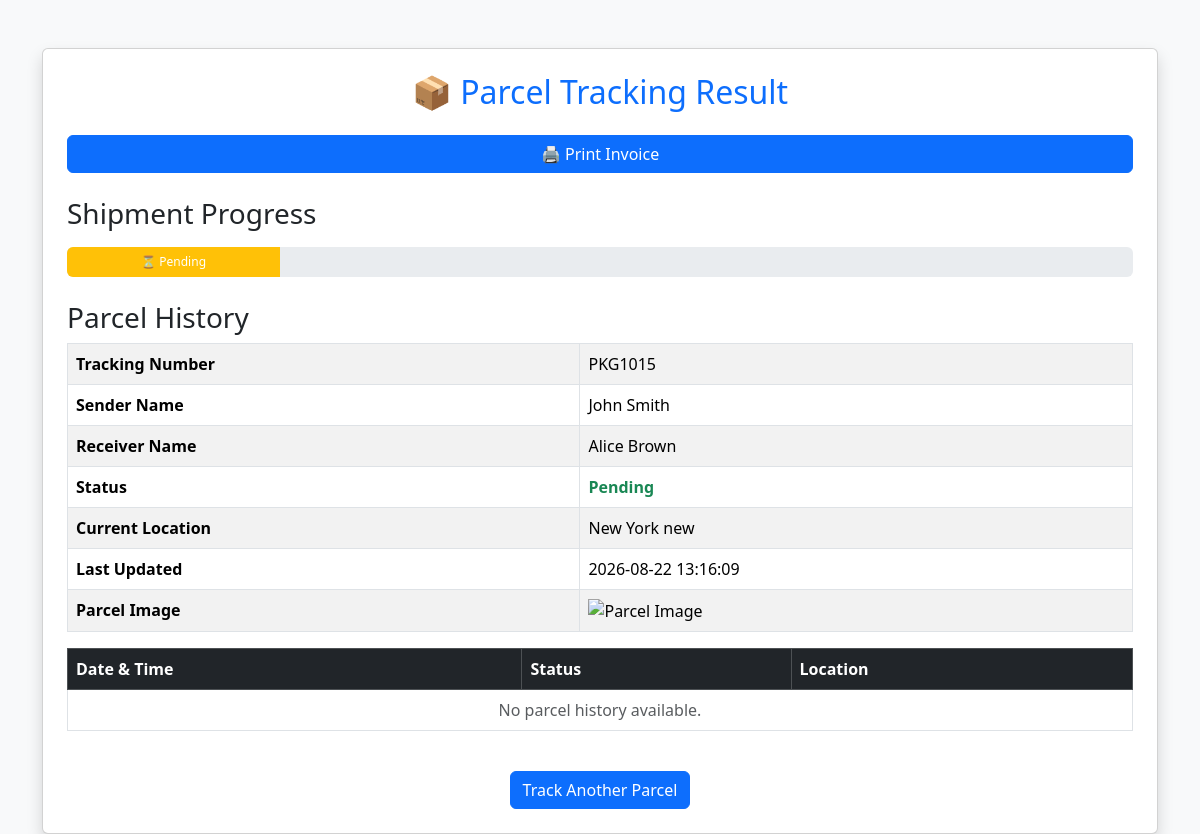
Screenshot of /track/18 with the database file from the repository.
### tables this page shows
CREATE TABLE parcels (
        id INTEGER PRIMARY KEY AUTOINCREMENT,
        tracking_number TEXT UNIQUE NOT NULL,
        sender_name TEXT,
        receiver_name TEXT,
        status TEXT,
        location TEXT,
        updated_at TEXT
    , receiver_email TEXT, parcel_image TEXT);

### app.py (the view)
@app.route("/track/<int:parcel_id>")
def track_parcel(parcel_id):
    conn = sqlite3.connect("database/parcels.db")
    conn.row_factory = sqlite3.Row
    cursor = conn.cursor()
    cursor.execute(
        "SELECT * FROM parcels WHERE id=?",
        (parcel_id,)
    )
    parcel = cursor.fetchone()
    conn.close()
    if not parcel:
        return render_template(
            "index.html",
            message="Tracking number not found."
        )
    return render_template(
        "result.html",
        parcel=parcel
    )

### templates/result.html (shortened to what this page needs)
<!DOCTYPE html>
<html lang="en">
<head>
    <link rel="stylesheet" href="https://cdn.jsdelivr.net/npm/bootstrap@5.3.3/dist/css/bootstrap.min.css">
</head>
<body class="bg-light">
    <div class="container mt-5">
        <div class="card shadow p-4">
            <h2 class="text-center text-primary mb-4">
                📦 Parcel Tracking Result
            </h2>
            <table class="table table-bordered table-striped">
                <tr>
                    <th>Tracking Number</th>
                    <td>{{ parcel[1] }}</td>
                </tr>
                <tr>
                    <th>Sender Name</th>
                    <td>{{ parcel[2] }}</td>
                </tr>
                <tr>
                    <th>Receiver Name</th>
                    <td>{{ parcel[3] }}</td>
                </tr>
                <tr>
                    <th>Status</th>
                    <td class="text-success fw-bold">{{ parcel[4] }}</td>
                </tr>
                <tr>
                    <th>Current Location</th>
                    <td>{{ parcel[5] }}</td>
                </tr>
                <tr>
                    <th>Last Updated</th>
                    <td>{{ parcel[6] }}</td>
                </tr>
                <tr>
                    <th>Parcel Image</th>
                    <td>
                        {% if parcel["parcel_image"] %}
                            <img src="{{ url_for('static', filename='uploads/' ~ parcel["parcel_image"]) }}"
                                width="300"
                                alt="Parcel Image">
                        {% else %}
                            <img src="{{ url_for('static', filename='uploads/box.jpg') }}"
                                width="300"
                                alt="Parcel Image">
                        {% endif %}
                    </td>
                </tr>
            <button onclick="window.print()" class="btn btn-primary">
                   🖨️ Print Invoice
            </button>
            <div class="mt-4">
                <h3 class="mb-3">Shipment Progress</h3>
                <div class="progress" style="height:30px;">
                    {% if parcel[4] == "Created" %}
                    <div class="progress-bar bg-primary" style="width:25%;">
                        📦 Created
                    </div>
                    {% elif parcel[4] == "Pending" %}
                    <div class="progress-bar bg-warning" style="width:20%;">
                        ⏳ Pending
                    </div>
                    {% elif parcel[4] == "Received" %}
                    <div class="progress-bar bg-primary" style="width:40%;">
                        📦 Received
                    </div>
                    {% elif parcel[4] == "Out for Delivery" %}
                    <div class="progress-bar bg-info" style="width:80%;">
                        🚚 Out for Delivery
                    </div>
                    {% elif parcel[4] == "Delivered" %}
                    <div class="progress-bar bg-success" style="width:100%;">
                        ✅ Delivered
                    </div>
                    {% elif parcel[4] == "On Hold" %}
                    <div class="progress-bar bg-danger" style="width:60%;">
                        ⛔ On Hold
                    </div>
                    {% endif %}
                    </div>
                </div>
            </div>
            <h3 class="mt-4">Parcel History</h3>
            <table class="table table-bordered table-hover">
                <thead class="table-dark">
                    <tr>
                        <th>Date & Time</th>
                        <th>Status</th>
                        <th>Location</th>
                    </tr>
                </thead>
                <tbody>
                    {% if history %}
                        {% for item in history %}
                        <tr>
                            <td>{{ item.updated_at }}</td>
                            <td>{{ item.status }}</td>
                            <td>{{ item.location }}</td>
                        </tr>
                        {% endfor %}
                    {% else %}
                        <tr>
                            <td colspan="3" class="text-center text-muted">
                                No parcel history available.
                            </td>
                        </tr>
                    {% endif %}
                </tbody>
            </table>
            <div class="text-center mt-4">
                <a href="/" class="btn btn-primary">
                    Track Another Parcel
                </a>
            </div>
        </div>
</body>
</html>

### rows the page displays
parcels: tracking_number "PKG1015", sender_name "John Smith", receiver_name "Alice Brown", status "Pending", location "New York new", updated_at "2026-08-22 13:16:09"
